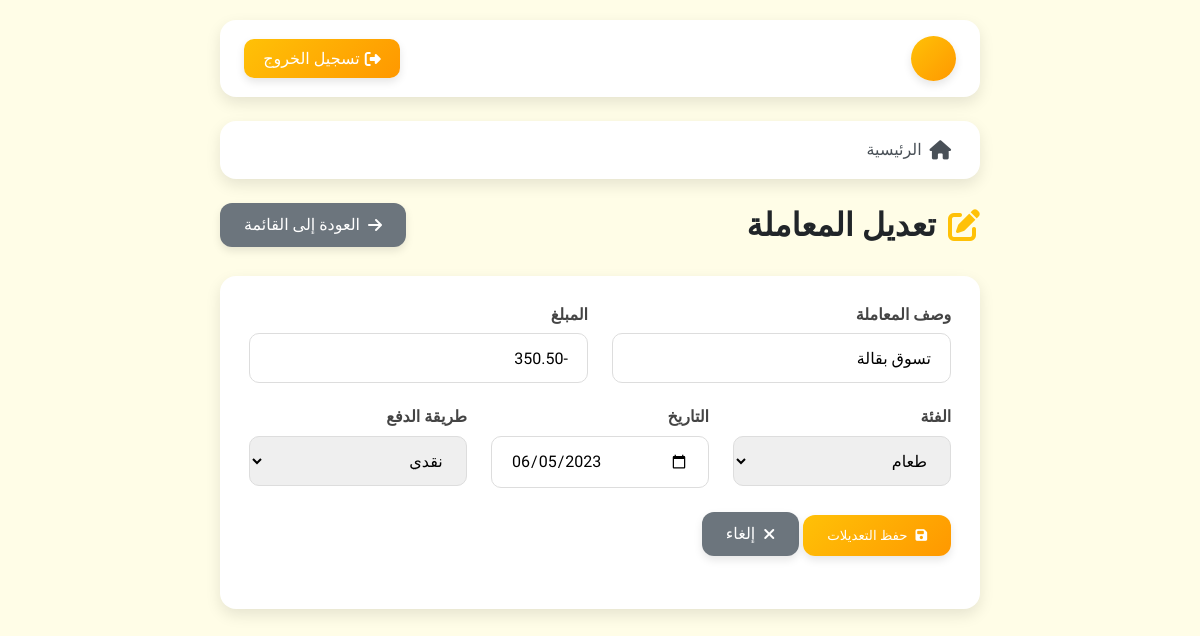
The page /edit_transaction.php?id=2 (signed in) on the database its author committed.
### tables this page shows
CREATE TABLE IF NOT EXISTS transactions (
    id INT AUTO_INCREMENT PRIMARY KEY, 
     
    
    description VARCHAR(255) NOT NULL, 
     
    
    amount DECIMAL(10,2) NOT NULL, 
     
    
    category ENUM('food', 'transport', 'entertainment', 'income', 'bills', 'shopping', 'health', 'other') DEFAULT 'other', 
     
    
    date DATE NOT NULL, 
     
    
    payment_method ENUM('cash', 'credit card', 'debit card', 'digital wallet') DEFAULT 'cash', 
     
    
    created_at TIMESTAMP DEFAULT CURRENT_TIMESTAMP, 
     
    
    updated_at TIMESTAMP DEFAULT CURRENT_TIMESTAMP ON UPDATE CURRENT_TIMESTAMP 
     
);

### edit_transaction.php (the view, shortened to what this page needs)
<?php
include "config.php";
$id = $_GET['id'];
$sql = "SELECT * FROM transactions WHERE id = $id";
$result = mysqli_query($conn, $sql);
$transaction = mysqli_fetch_assoc($result);
?>
<!DOCTYPE html>
<html lang="ar" dir="rtl">
<head>
    <link rel="stylesheet" href="https://cdnjs.cloudflare.com/ajax/libs/font-awesome/6.4.0/css/all.min.css">
</head>
<body>
    <div class="container">
        <div class="topbar">
            <div class="user-info">
                <div class="avatar"><?php echo substr($_SESSION["username"], 0, 1); ?></div>
            </div>
            <a href="logout.php" class="logout-btn"><i class="fas fa-sign-out-alt"></i> تسجيل الخروج</a>
        </div>
        <div class="nav">
            <a href="index.php"><i class="fas fa-home"></i> الرئيسية</a>
            <a href="transactions.php" class="active"><i class="fas fa-exchange-alt"></i> المعاملات</a>
        </div>
        <div class="page-header">
            <h1 class="page-title"><i class="fas fa-edit"></i> تعديل المعاملة</h1>
            <a href="transactions.php" class="btn btn-secondary"><i class="fas fa-arrow-right"></i> العودة إلى القائمة</a>
        </div>
        <div class="form-container">
            <form method="post">
                <div class="form-row">
                    <div class="form-col">
                        <div class="form-group">
                            <label for="description">وصف المعاملة</label>
                            <input type="text" class="form-control" id="description" name="description" value="<?php echo $transaction['description']; ?>" required>
                        </div>
                    </div>
                    <div class="form-col">
                        <div class="form-group">
                            <label for="amount">المبلغ</label>
                            <input type="number" step="0.01" class="form-control" id="amount" name="amount" value="<?php echo $transaction['amount']; ?>" required>
                        </div>
                    </div>
                </div>
                <div class="form-row">
                    <div class="form-col">
                        <div class="form-group">
                            <label for="category">الفئة</label>
                            <select class="form-control" id="category" name="category" required>
                                <option value="food" <?php echo $transaction['category'] == 'food' ? 'selected' : ''; ?>>طعام</option>
                            </select>
                        </div>
                    </div>
                    <div class="form-col">
                        <div class="form-group">
                            <label for="date">التاريخ</label>
                            <input type="date" class="form-control" id="date" name="date" value="<?php echo $transaction['date']; ?>" required>
                        </div>
                    </div>
                    <div class="form-col">
                        <div class="form-group">
                            <label for="payment_method">طريقة الدفع</label>
                            <select class="form-control" id="payment_method" name="payment_method" required>
                                <option value="cash" <?php echo $transaction['payment_method'] == 'cash' ? 'selected' : ''; ?>>نقدي</option>
                            </select>
                        </div>
                    </div>
                </div>
                <div class="form-group">
                    <button type="submit" class="btn btn-primary"><i class="fas fa-save"></i> حفظ التعديلات</button>
                    <a href="transactions.php" class="btn btn-secondary"><i class="fas fa-times"></i> إلغاء</a>
                </div>
            </form>
        </div>
    </div>
</body>
</html>

### edit_transaction.php (style rules this page uses)
:root { --primary: #FFC107; --primary-dark: #FFA000; --secondary: #FF9800; --success: #4CAF50; --danger: #F44336; --info: #2196F3; --warning: #FF5722; --light: #FFF8E1; --dark: #212529; --background: #FFFDE7; --card-shadow: 0 6px 15px rgba(0, 0, 0, 0.1); }
* { margin: 0; padding: 0; box-sizing: border-box; font-family: 'Tajawal', sans-serif; }
body { background-color: var(--background); color: #333; min-height: 100vh; }
.container { max-width: 800px; margin: 0 auto; padding: 20px; }
.topbar { background-color: white; border-radius: 16px; padding: 1rem 1.5rem; margin-bottom: 1.5rem; display: flex; justify-content: space-between; align-items: center; box-shadow: var(--card-shadow); animation: slideDown 0.5s ease; }
.user-info { display: flex; align-items: center; }
.user-info .avatar { width: 45px; height: 45px; background: linear-gradient(135deg, var(--primary), var(--secondary)); border-radius: 50%; display: flex; align-items: center; justify-content: center; color: white; margin-left: 10px; font-weight: bold; box-shadow: 0 4px 8px rgba(0,0,0,0.1); }
.logout-btn { background: linear-gradient(135deg, var(--primary), var(--secondary)); color: white; padding: 0.6rem 1.2rem; border-radius: 10px; text-decoration: none; display: flex; align-items: center; transition: all 0.3s; box-shadow: 0 4px 8px rgba(0,0,0,0.1); }
.logout-btn i { margin-left: 5px; }
.nav { display: flex; background: white; border-radius: 16px; margin-bottom: 1.5rem; box-shadow: var(--card-shadow); overflow: hidden; animation: slideDown 0.6s ease; }
.nav a { padding: 1.2rem 1.8rem; text-decoration: none; color: #495057; font-weight: 500; transition: all 0.3s; display: flex; align-items: center; position: relative; overflow: hidden; }
.nav a:before { content: ''; position: absolute; top: 0; left: 0; width: 100%; height: 100%; background: linear-gradient(135deg, var(--primary), var(--secondary)); z-index: -1; transform: translateY(100%); transition: transform 0.3s ease; }
.nav a:hover:before, .nav a.active:before { transform: translateY(0); }
.nav a:hover, .nav a.active { color: white; }
.nav a i { margin-left: 8px; font-size: 1.2rem; }
.page-header { display: flex; justify-content: space-between; align-items: center; margin-bottom: 1.8rem; }
.page-title { font-size: 2rem; color: var(--dark); display: flex; align-items: center; }
.page-title i { margin-left: 12px; color: var(--primary); }
.btn { padding: 0.8rem 1.5rem; border-radius: 12px; text-decoration: none; display: inline-flex; align-items: center; transition: all 0.3s; font-weight: 500; border: none; cursor: pointer; box-shadow: 0 4px 8px rgba(0,0,0,0.1); }
.btn-primary { background: linear-gradient(135deg, var(--primary), var(--secondary)); color: white; }
.btn-secondary { background: #6c757d; color: white; }
.btn i { margin-left: 8px; }
.form-container { background-color: white; border-radius: 16px; padding: 1.8rem; box-shadow: var(--card-shadow); margin-bottom: 1.8rem; animation: fadeIn 0.8s ease; }
.form-group { margin-bottom: 1.5rem; }
.form-group label { display: block; margin-bottom: 0.6rem; font-weight: 600; color: #444; }
.form-control { width: 100%; padding: 0.9rem 1.2rem; border: 1px solid #ddd; border-radius: 10px; font-size: 1rem; transition: all 0.3s; }
.form-row { display: flex; flex-wrap: wrap; margin-right: -12px; margin-left: -12px; }
.form-col { flex: 1 0 0%; padding: 0 12px; }
select.form-control { height: 50px; }

### rows shown on the page
transactions: description "تسوق بقالة", amount "-350.50", category "طعام", date "06/05/2023", payment_method "نقدي"
